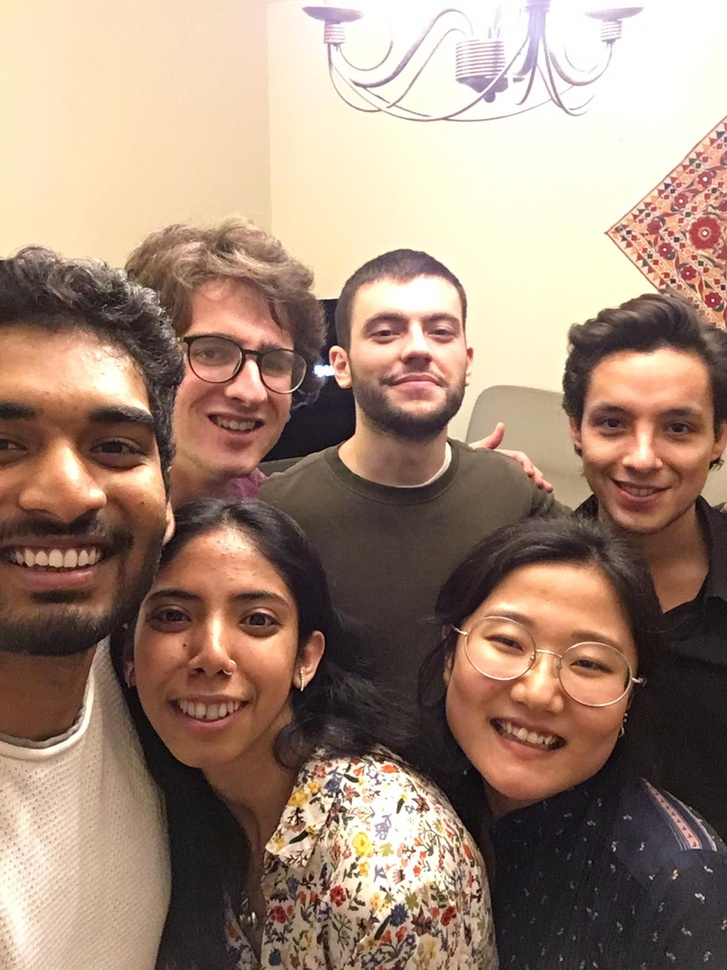
#> input picture images/Ignacio_test.jpg, 727 x 970 px, shrunk from 1200 x 1600 before the run, given in place of the camera
$ python Camera_Obj_Det.py
#> lines starting #> are read from the running program, lines starting #| are printed output that depends on the picture
# Importing necessay modules
import cv2
import imutils  # ! A package that makes image processing easier

# Loading the video
camera = cv2.VideoCapture(0)

# Looping the images from the camera to create a video stream
while (True):
    # Defining thresholds for canny edges
    upper_thres = 150
    lower_thres = 50

    # Capture frame-by-frame
    grabbed, frame = camera.read()
#> frame is the input picture: shape (970, 727, 3); mean B, G, R 118.9, 135.5, 160.3

    # Applying filters on the image
    gray = cv2.cvtColor(frame, cv2.COLOR_BGR2GRAY)
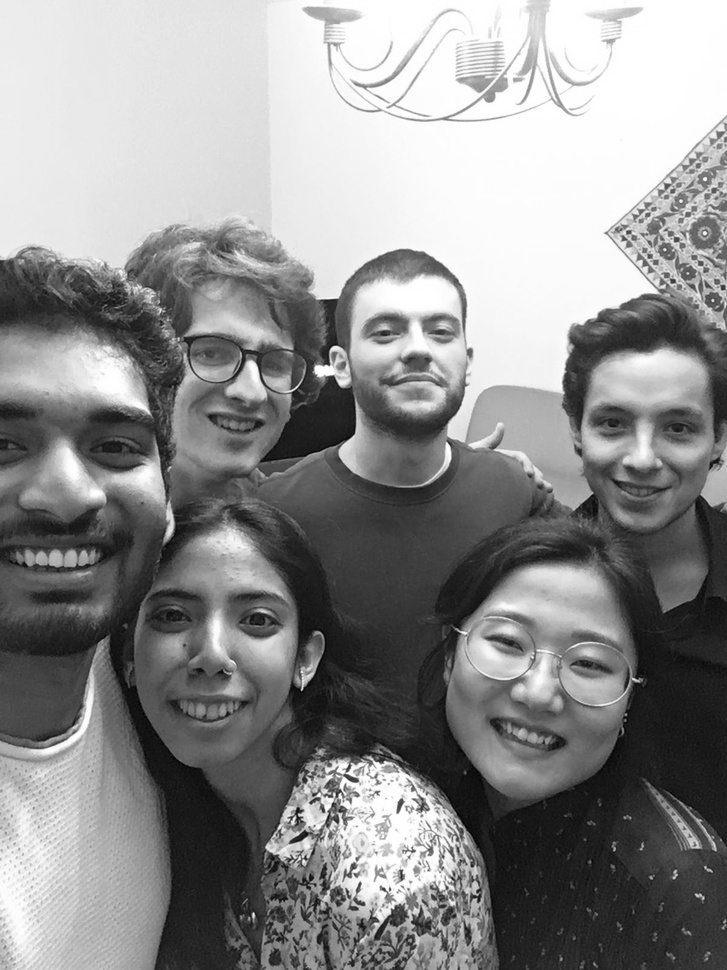
#> gray: shape (970, 727); min 2, max 255, mean 141
    blurred = cv2.GaussianBlur(gray, (7, 7), 0)
    edge = cv2.Canny(blurred, lower_thres, upper_thres)
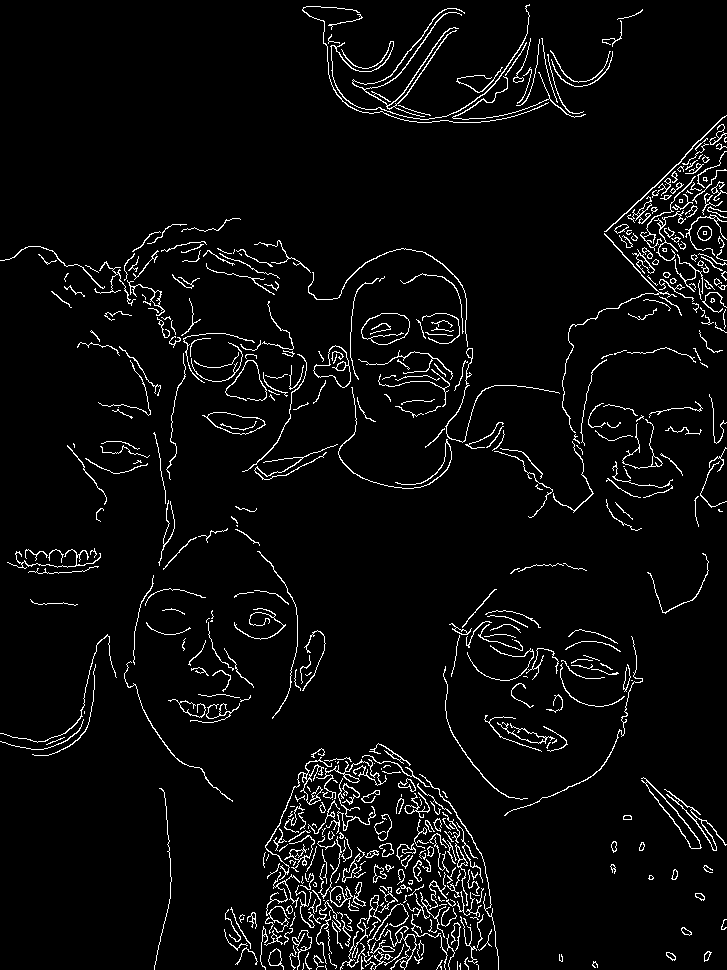
#> edge: shape (970, 727); 4.4% white in thin lines or dots

    # Displaying the video feed
    cv2.imshow("Feed", edge)

    # Checking to close the application
    if cv2.waitKey(1) & 0xFF == ord('q'):
#> (key q is pressed here)
        break

# When everything is done, release the capture
camera.release()
cv2.destroyAllWindows()

$ run again, on images/birds.jpg
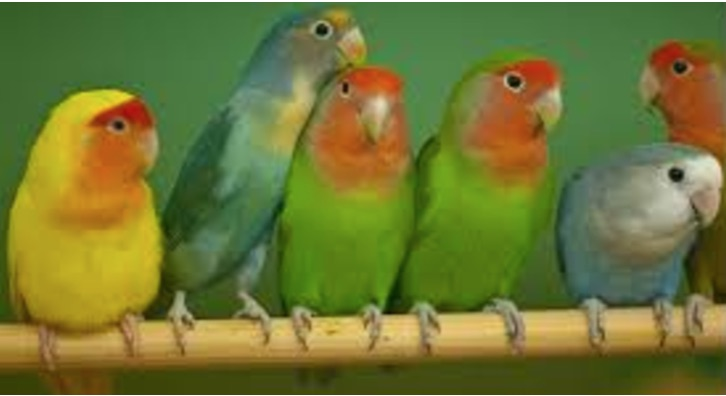
#> input picture images/birds.jpg, 726 x 396 px, given in place of the camera
#> frame is the input picture: shape (396, 726, 3); mean B, G, R 52.2, 118.2, 111.1
#> `gray = cv2.cvtColor(frame, cv2.COLOR_BGR2GRAY)`:
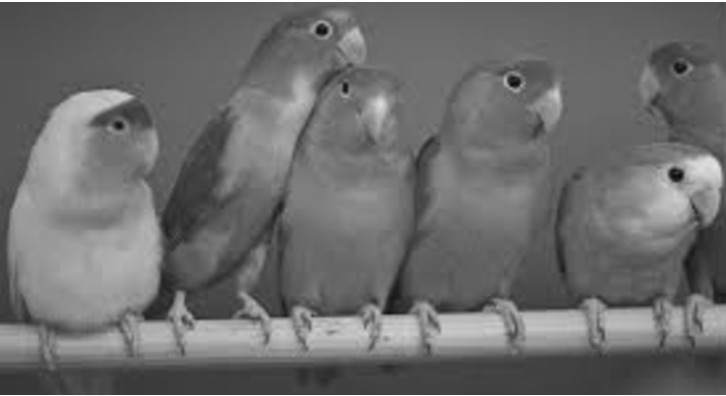
#> gray: shape (396, 726); min 8, max 255, mean 108.6
#> `edge = cv2.Canny(blurred, lower_thres, upper_thres)`:
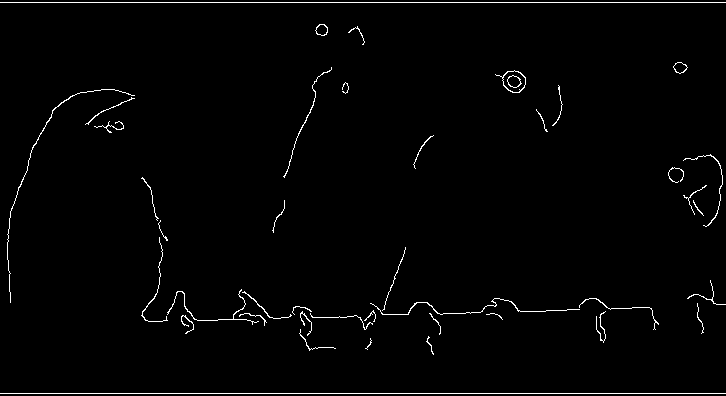
#> edge: shape (396, 726); 1.5% white in thin lines or dots
